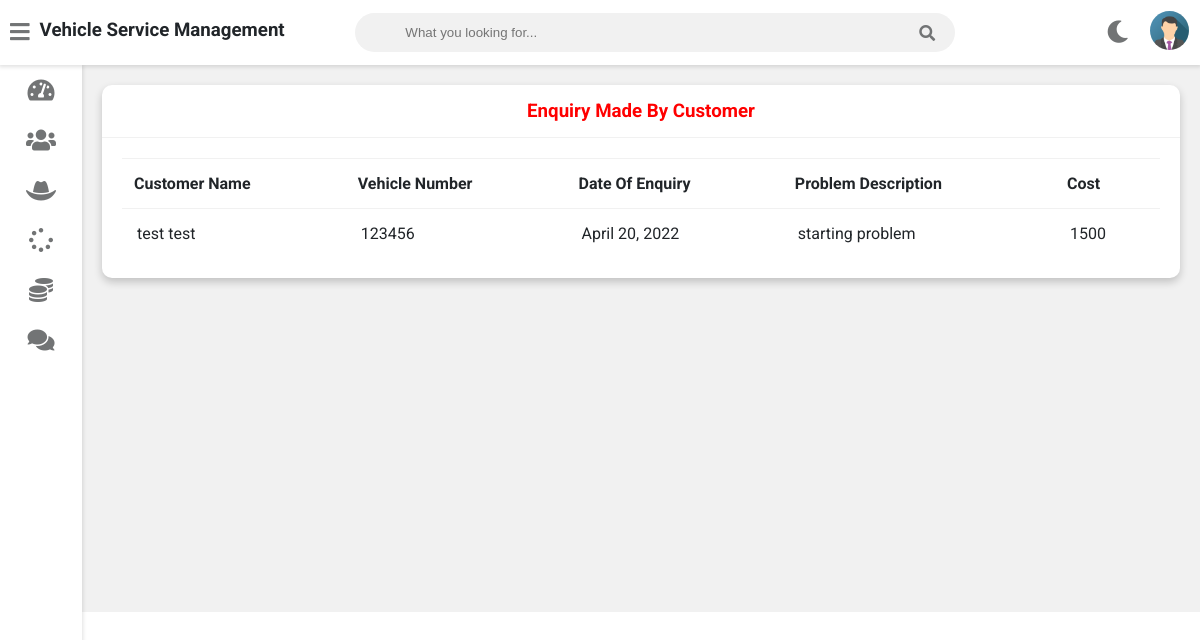
/admin-view-customer-enquiry (signed in), run on the app's committed database.
### vehicle/models.py (models this page shows, shortened)
class Customer(models.Model):
    user=models.OneToOneField(User,on_delete=models.CASCADE)
    profile_pic= models.ImageField(upload_to='profile_pic/CustomerProfilePic/',null=True,blank=True)
    address = models.CharField(max_length=40)
    mobile = models.CharField(max_length=20,null=False)
    @property
    def get_name(self):
        return self.user.first_name+" "+self.user.last_name

class Request(models.Model):
    cat=(('two wheeler with gear','two wheeler with gear'),('two wheeler without gear','two wheeler without gear'),('three wheeler','three wheeler'),('four wheeler','four wheeler'))
    category=models.CharField(max_length=50,choices=cat)
    vehicle_no=models.PositiveIntegerField(null=False)
    vehicle_name = models.CharField(max_length=40,null=False)
    vehicle_model = models.CharField(max_length=40,null=False)
    vehicle_brand = models.CharField(max_length=40,null=False)
    problem_description = models.CharField(max_length=500,null=False)
    date=models.DateField(auto_now=True)
    cost=models.PositiveIntegerField(null=True)
    customer=models.ForeignKey('Customer', on_delete=models.CASCADE,null=True)
    mechanic=models.ForeignKey('Mechanic',on_delete=models.CASCADE,null=True)
    stat=(('Pending','Pending'),('Approved','Approved'),('Repairing','Repairing'),('Repairing Done','Repairing Done'),('Released','Released'))
    status=models.CharField(max_length=50,choices=stat,default='Pending',null=True)

### vehicle/views.py (the view)
# urls.py: path('admin-view-customer-enquiry', views.admin_view_customer_enquiry_view,name='admin-view-customer-enquiry'),
@login_required(login_url='adminlogin')
def admin_view_customer_enquiry_view(request):
    enquiry=models.Request.objects.all().order_by('-id')
    customers=[]
    for enq in enquiry:
        customer=models.Customer.objects.get(id=enq.customer_id)
        customers.append(customer)
    return render(request,'vehicle/admin_view_customer_enquiry.html',{'data':zip(customers,enquiry)})

### templates/vehicle/admin_view_customer_enquiry.html
{% extends 'vehicle/adminbase.html' %}
{% block content %}
	<div class="wrapper">
		<div class="row">
			<div class="col-12 col-m-12 col-sm-12">
				<div class="card">
					<div class="card-header">
						<h3 style="color:red; text-align:center" >Enquiry Made By Customer
						</h3>
					</div>
					<div class="card-content">
						<table>
							<thead>
                <tr>
                  <th>Customer Name</th>
                  <th>Vehicle Number</th>
                  <th>Date Of Enquiry</th>
                  <th>Problem Description</th>
									<th>Cost</th>
                </tr>
							</thead>
							<tbody>
                {% for c,r in data %}
                <tr>
                  <td> {{c.get_name}}</td>
                  <td> {{r.vehicle_no}}</td>
                  <td> {{r.date}}</td>
                  <td>{{r.problem_description}}</td>
									<td>{{r.cost}}</td>
                </tr>
                {% endfor %}
							</tbody>
						</table>
					</div>
				</div>
			</div>
		</div>
<br><br><br><br><br><br><br><br><br><br><br><br><br><br><br><br>
	</div>
{% endblock content %}

### static/style.css (style rules this page uses)
:root { --primary-color: #4834d4; --success-color: #6ab04c; --warning-color: #f0932b; --danger-color: #eb4d4b; --light-color: #212529; --light-second-color: #727475; --light-background: #ffffff; --light-second-background: #f1f1f1; --dark-color: #909090; --dark-second-color: #f5f6fa; --dark-background: #23242D; --dark-second-background: #181818; }
.light { --main-bg-color: var(--light-background); --second-bg-color: var(--light-second-background); --main-color: var(--light-color); --second-color: var(--light-second-color); }
* { box-sizing: border-box; }
body { font-family: 'Roboto', sans-serif; background: var(--main-bg-color); color: var(--main-color); margin: 0; }
.wrapper { padding: 10px; margin-left: 82px; padding-top: 75px; background: var(--second-bg-color); transition: margin-left .5s; }
.row { display: flex; flex-wrap: wrap; flex-direction: row; }
.row:after, .row:before { box-sizing: border-box; }
[class*="col-"] { padding: 10px; }
@media only screen and (min-width: 600px) { .col-sm-12 { width: 100%; } }
@media only screen and (min-width: 768px) { .col-m-12 { width: 100%; } }
@media only screen and (min-width: 992px) { .col-12 { width: 100%; } }
.card { background: var(--main-bg-color); color: var(--main-color); border-radius: 10px; margin-bottom: 10px; box-shadow: 0 4px 8px 0 rgba(0,0,0,0.2); }
.card-header { padding: 15px 30px; border-bottom: 1px solid var(--second-bg-color); position: relative; }
.card-header h3 { margin: 0; }
.card-content { padding: 20px; overflow-x: auto; }
table { border-collapse: collapse; width: 100%; }
table td { border-top: 1px solid var(--second-bg-color); padding: 15px; }
table th { border-top: 1px solid var(--second-bg-color); border-bottom: 1px solid var(--second-bg-color); padding: 15px 12px; text-align: left; }

### data on the page
Customer: get_name "test test", vehicle_no "123456", date "April 20, 2022", problem_description "starting problem", cost "1500"
